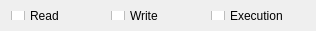
<?xml version="1.0" encoding="UTF-8"?>
<ui version="4.0">
 <class>PermissionsWidget</class>
 <widget class="QWidget" name="PermissionsWidget">
  <property name="geometry">
   <rect>
    <x>0</x>
    <y>0</y>
    <width>316</width>
    <height>31</height>
   </rect>
  </property>
  <property name="minimumSize">
   <size>
    <width>0</width>
    <height>31</height>
   </size>
  </property>
  <property name="maximumSize">
   <size>
    <width>16777215</width>
    <height>16777215</height>
   </size>
  </property>
  <property name="windowTitle">
   <string>Form</string>
  </property>
  <layout class="QHBoxLayout" name="horizontalLayout">
   <item>
    <widget class="QCheckBox" name="cbRead">
     <property name="text">
      <string>Read</string>
     </property>
    </widget>
   </item>
   <item>
    <widget class="QCheckBox" name="cbWrite">
     <property name="text">
      <string>Write</string>
     </property>
    </widget>
   </item>
   <item>
    <widget class="QCheckBox" name="cbExecution">
     <property name="text">
      <string>Execution</string>
     </property>
    </widget>
   </item>
  </layout>
 </widget>
 <resources/>
 <connections/>
</ui>
